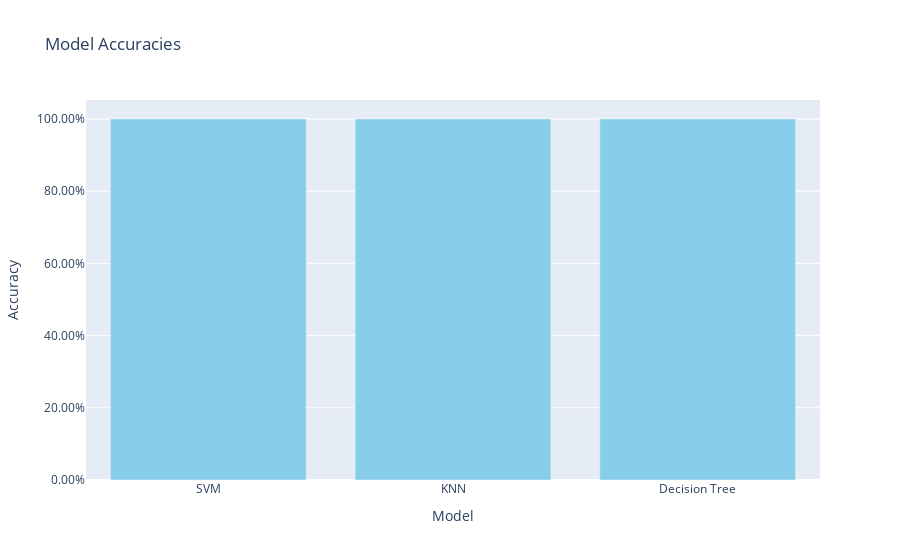

Notebook cell for this chart:
### Code cell
# Define model names and accuracies
model_names = ['SVM', 'KNN', 'Decision Tree']
accuracies = [accuracy_svm[0], accuracy_knn[0], accuracy_dt[0]]

# Create a bar plot
fig = go.Figure(data=[go.Bar(x=model_names, y=accuracies, marker_color='skyblue')])
fig.update_layout(
                  title='Model Accuracies',
                  xaxis_title='Model',
                  yaxis_title='Accuracy',
                  yaxis=dict(tickformat=".2%"))
fig.show()

### Figure 1 — Plotly figure (JSON) as saved in the notebook; plotly's stock layout.template omitted (floating-point values rounded to 4 significant figures)
{"data": [{"marker": {"color": "skyblue"}, "type": "bar", "x": ["SVM", "KNN", "Decision Tree"], "y": [1, 1, 1]}], "layout": {"title": {"text": "Model Accuracies"}, "xaxis": {"title": {"text": "Model"}}, "yaxis": {"tickformat": ".2%", "title": {"text": "Accuracy"}}}}
